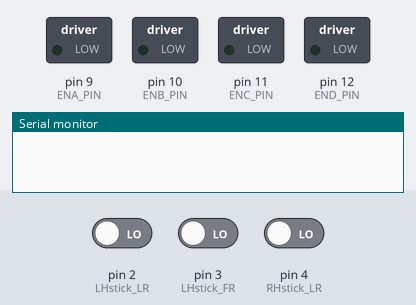
Recording of a sketch running on a simulated Arduino Uno, built with avr-gcc and run on an emulated ATmega328P. On the bench: switched loads named in the sketch (green lamp = pin HIGH), the last lines printed to the serial monitor. The inputs (shaded band) are chosen by the test bench; at power-on: pin 2 (LHstick_LR) LOW, pin 3 (LHstick_FR) LOW, pin 4 (RHstick_LR) LOW.

Above: at 0.1 s.
At 3.1 s:
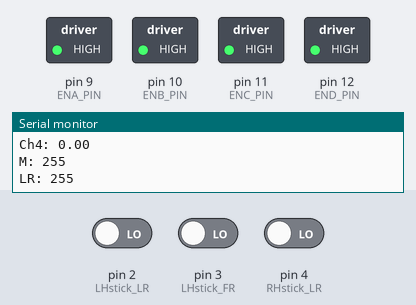
Timing chart, 0 to 4.6 s (numbered marks = the images above):
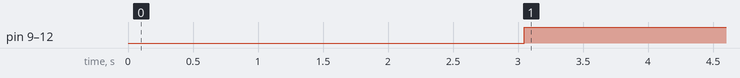

The sketch:

CapstoneTestCodeV2_7Analog_CleanedUp.ino
```cpp
//initially written on 4.6.2022 by Ed Cifune
#include <SoftwareSerial.h> //Serial Library
#include<Sabertooth.h>  //Sabertooth Library

//dip switches set to new: 1up 2up 3down 4down 5down 6down  old:(1up 2down 3up 4down 5up 6up)
//For control with the left stick of the controller
#define LHstick_FR 3 //for forward and backward throttle (reciever channel 3)
#define LHstick_LR 2 //for moving forward with a turn left or right (reciever channel 4)
#define RHstick_LR 4 //for strafing left or right (channel 1)
//ENA and ENB pins are the 2 signal output pins to the front sabertooth
#define ENA_PIN 9   //these pins are indeed the motor output pins
#define ENB_PIN 10   //  replace ENA and ENB pins with motor output pins
//back half
#define ENC_PIN 11
#define END_PIN 12

//this helps check if our rc controller is connected to the reciever
double channel1;
double channel3;
double channel4;

void setup() {
  //might need to use: ST.autobaud(); or SerialPort.begin(9600);
  Serial.begin(9600); //baud rate

  //radio reciever input pins/channels
  pinMode(LHstick_FR, INPUT);
  pinMode(LHstick_LR, INPUT);
  pinMode(RHstick_LR, INPUT);
  //pinMode(led, OUTPUT);//for reciever testing delete later

  //Sabertooth 1 motor control signals output
  pinMode(ENA_PIN, OUTPUT);
  pinMode(ENB_PIN, OUTPUT);
  pinMode(ENC_PIN, OUTPUT);
  pinMode(END_PIN, OUTPUT);
  //digitalWrite(ENA_PIN, LOW);   //Turn off all the speed and direction pins
  //digitalWrite(ENB_PIN, LOW);   //so the states are known and not moving

}

void loop() {
  //check/read pulses from reciever
  //multiple channels corresponding to each channel sending information from the reciever
  channel1 = pulseIn(RHstick_LR,HIGH);
  channel3 = pulseIn(LHstick_FR,HIGH);//, 25000); //forward reverse input
  channel4 = pulseIn(LHstick_LR,HIGH);//, 25000);
  Serial.println("_______________________________________________ ");
  Serial.print("Ch1: ");
  Serial.println(channel1);
  Serial.print("Ch3: ");
  Serial.println(channel3);
  Serial.print("Ch4: ");
  Serial.println(channel4);


 int M = map(channel3,1685,1059,0,255); //
 if (M<0) {
   M=0;
 } else if (M>255) {
   M=255;
 }
Serial.print("M: ");
Serial.println(M);

int LR = map(channel4,1815,950,0,255); //
if (LR<0) {
   LR=0;
 } else if (LR>255) {
   LR=255;
 }
Serial.print("LR: ");
Serial.println(LR);


int SLR = map(channel1,2079,1206,0,255); //
if (SLR<0) {
   SLR=0;
 } else if (SLR>255) {
   SLR=255;
 }
Serial.print("SLR: ");
Serial.println(SLR);


//if statement to control forward/backward movement
if (M>158 || M < 98){
//analogue pin output testing
//you can analogwrite to digital pins if necessary
analogWrite(ENA_PIN,M);
analogWrite(ENB_PIN,M);
analogWrite(ENC_PIN,M);
analogWrite(END_PIN,M);
}
else if (LR>158){ //if statement to control forward movement with a turn
analogWrite(ENA_PIN, 128);
analogWrite(ENB_PIN, LR);
analogWrite(ENC_PIN, 128);
analogWrite(END_PIN, LR);
}
else if (LR<98){
analogWrite(ENA_PIN, LR);
analogWrite(ENB_PIN, 128);
analogWrite(ENC_PIN, LR);
analogWrite(END_PIN, 128);

}
else if (SLR>158 || SLR< 98){ //if statement to control strafing movement
analogWrite(ENA_PIN, SLR);
analogWrite(ENB_PIN, -SLR);
analogWrite(ENC_PIN, SLR);
analogWrite(END_PIN, -SLR);
}
else {
analogWrite(ENA_PIN,128);
analogWrite(ENB_PIN,128);
analogWrite(ENC_PIN,128);
analogWrite(END_PIN,128);
}


}
```

Measured:
- by itself, pin 9 (ENA_PIN), pin 10 (ENB_PIN), pin 11 (ENC_PIN), pin 12 (END_PIN): LOW → HIGH at 3.0 s
